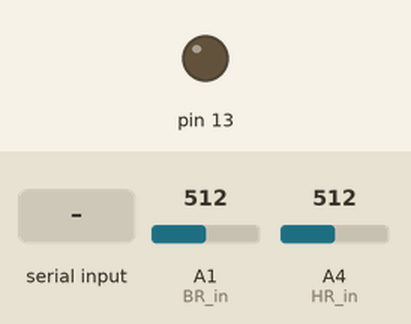
A sketch run on a simulated Arduino Nano, built with avr-gcc and run on an emulated ATmega328P. Parts: output pins drawn as LEDs (lit = HIGH). The test bench sets the inputs (shaded band); at power-on: A1 (BR_in) = 512, A4 (HR_in) = 512.

Above: at 1.7 s.
1.8 s: "3" received over the second serial link
At 2.5 s:
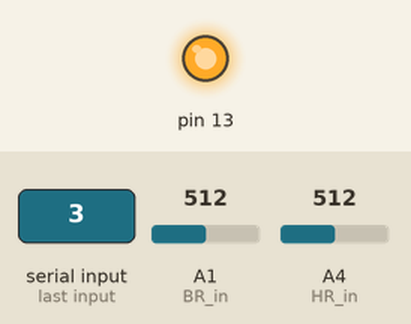
3.3 s: "4" received over the second serial link
At 3.9 s:
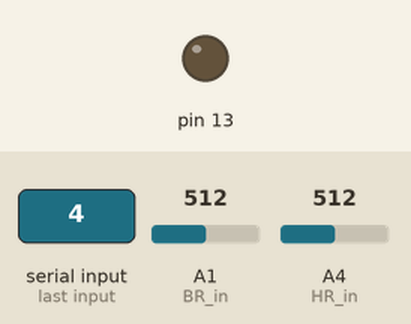
Timing chart, 0 to 6.3 s (numbered marks = the images above; inputs shaded):
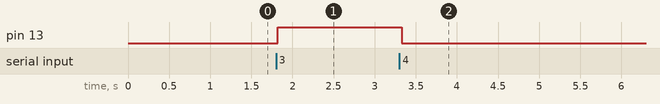

Measured:
- after the input at 1.8 s, pin 13: LOW → HIGH at once
- after the input at 3.3 s, pin 13: HIGH → LOW at once

The sketch:

Breathe.ino
```cpp
/*Jonathan Hurwitz
 * 1-13-17
 * v0.01
 */

#include <SoftwareSerial.h>
SoftwareSerial BT(3,2);

//Pin Declarations
#define HR_in A4
#define BR_in A1
#define BT_out A6

//Constants for calibration
const int CAL_NUM = 5000;   //in ms??
const int ONE_SEC = 1000; //in ms

//Varying values for measured resistance of stretch sensor
int MIN_RES = 20000;
int cur_res = 0;
int val_being_read = 0;

void setup() {

  //Setup pins
  pinMode(HR_in, INPUT);  //heart rate
  pinMode(BR_in, INPUT);  //breath rate
  pinMode(BT_out, OUTPUT); //bluetooth

  //LED
  pinMode(13, OUTPUT);
  BT.begin(9600);
  BT.println("Welcome to Monitor v0.01");


  //Calibration stage
  for(int i = 0; i < CAL_NUM; i++){
    //read resistor values (convert from analog val)
    cur_res = 42;

    //obtain min
    val_being_read = analogRead(BR_in);
    if(val_being_read < MIN_RES){
      MIN_RES = val_being_read;
    }

   // BT.println(MIN_RES);
   // BT.println("\n");

    //running average ?
  }

}

/*Process Data */
float processRawData(int type){
  int raw = analogRead(BR_in);
  int Vin = 5;
  float Vout = 0;
  float R1 = 10000;
  float R2 = 0;
  float buffer = 0;

//types: 1 = Vout, 2 = R_eq

  if(raw) {
    buffer= raw * Vin;
    Vout= (buffer)/1024.0;
    buffer= (Vin/Vout) -1;
    R2= R1 * buffer;

  //  BT.print("MIN_RES: ");
   // BT.println(MIN_RES);
   // BT.print("Vout: ");
   // BT.println(Vout);
   // BT.print("R2: ");
   // BT.println(R2);
  }

  //Return Vout
  if(type == 1){
    return Vout;
  }
  //Return R_eq
  else if(type == 2){
    return R2;
  }

}

/*Main Processing Loop*/

char input;


int HR = 0;
int BR = 0;

void loop() {
  //Read HR data
  HR = analogRead(HR_in);
 // BT.println("HR:");
 // BT.println(HR);


  //Read stretch data
  BR = analogRead(BR_in);
//  BT.println("BR: ");
  //BT.println(BR);


  delay(50);
  //Package into two bit groups 0xa<shit>a
//Check BT connection (send request and wait for reply)
  if(BT.available() > 0){
        //BT.println("BT available");
        input = BT.read();
        //Host requests HR (1)
        if(input == '1'){
          BT.println("This is HR \n");
        }
        //Host requests BR (2)
        else if(input == '2'){
          BT.println("This is BR \n");
        }
        else if(input == '3'){
          digitalWrite(13, HIGH);
        }
        else if(input == '4'){
          digitalWrite(13, LOW);
        }
        else if(input == '5'){
          BT.print(processRawData(1));
        }
        else if(input == '6'){
          BT.print(processRawData(2));
        }
        else{
          BT.println("Unknown request");
           // BT.println(processRawData(2));

        }


  }
}
```
